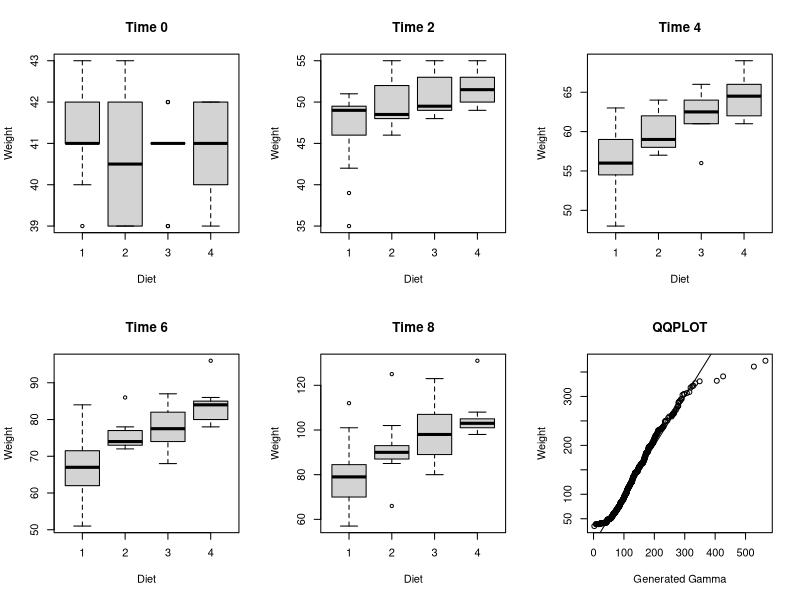

The R script that drew this image:
## Q1
check.palindrome <- function(x){
  x <- as.character(x)
  y <- strsplit(x,split="")
  x1 <- y[[1]]
  x2 <- rev(y[[1]])
  if(all(x1==x2)==TRUE)print("A palindrome") else print("NOT a palindrome") 
}

#Check the function
check.palindrome("123racecar321") #"A palindrome"
check.palindrome("123radcar321") #"NOT a palindrome"

## Q2
my.F.test <- function(x,y){
  df1 <- length(x)-1
  df2 <- length(y)-1
  F <- var(x)/var(y)
  pv <- 2*min(pf(F,df1,df2,lower.tail=TRUE), pf(F,df1,df2,lower.tail=FALSE))
  #return(c(F,pv))
  return(list(Fstat=F,pvalue=pv))
}

#Check the function
set.seed(12345)
x <- rnorm(30)
y <- rnorm(20)
my.F.test(x,y) #F=0.5125151, pv=0.1017933
my.F.test(y,x) #F=1.9511620, pv=0.1017933

## Q3
#(a)
data(ChickWeight)
ChickWeight <- data.frame(ChickWeight[,-3])
par(mfrow=c(2,3))
for(i in c(0,2,4,6,8)){
  mydat <- ChickWeight[ChickWeight$Time==i,]
  boxplot(mydat$weight~mydat$Diet,xlab='Diet',ylab='Weight',main=paste('Time',i))
}

#(b)
mydat <- ChickWeight[ChickWeight$Time==4,]
x <- mydat$weight[mydat$Diet==1]
y <- mydat$weight[mydat$Diet==2]
shapiro.test(x) #p-value = 0.7103, do not reject H0, can assume the population is normally distributed
shapiro.test(y) #p-value = 0.2388, do not reject H0, can assume the population is normally distributed
var.test(x,y)  #p-value = 0.0774>0.05, do not reject H0, can assume the two populations have equal variances
t.test(x,y,alternative="less", var.equal=T) #p-value = 0.01316 <0.05, reject H0. 
#It can be concluded that the weight for Diet 1 is significantly lower than the weight for Diet 2 for Time 4

#(c)
s <- var(ChickWeight$weight)/mean(ChickWeight$weight) #41.46521
a <- mean(ChickWeight$weight)/s #2.937844
x <- rgamma(1000,shape=a,scale=s)
qqplot(x,ChickWeight$weight, xlab="Generated Gamma",ylab="Weight",main="QQPLOT")
abline(0,1) #The weight fits the gamma distribution
